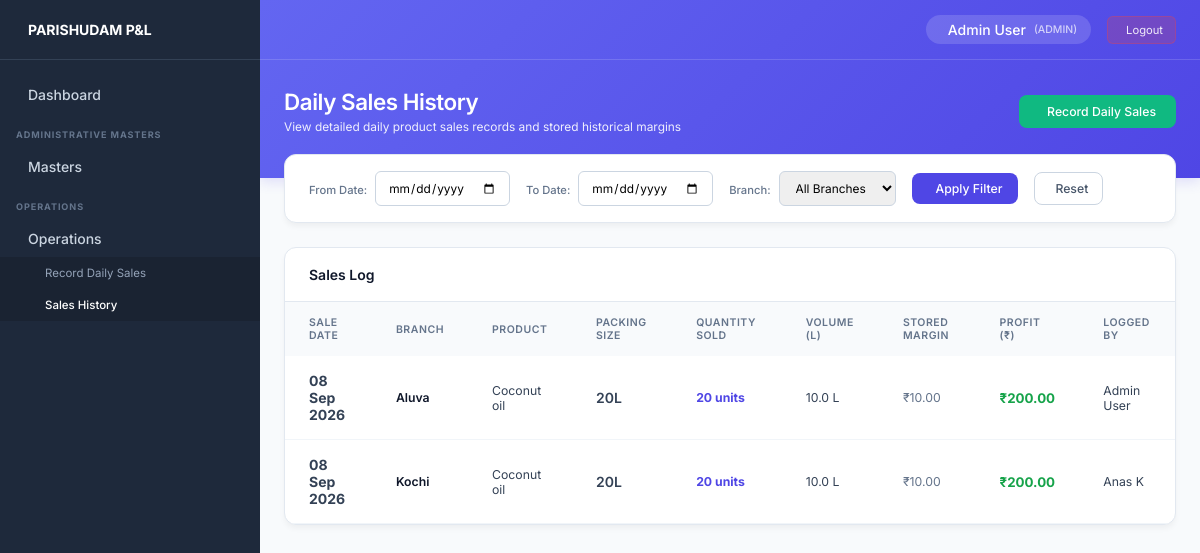
The app's page /sales/ (signed in) with its own data.
### core/models.py (models this page shows, shortened)
class StaffProfile(models.Model):
    ROLE_CHOICES = (
        ('ADMIN', 'Admin'),
        ('STAFF', 'Staff'),
    )
    STATUS_CHOICES = (
        ('active', 'Active'),
        ('inactive', 'Inactive'),
    )
    user = models.OneToOneField(User, on_delete=models.CASCADE, related_name='profile')
    role = models.CharField(max_length=20, choices=ROLE_CHOICES, default='STAFF')
    branch = models.ForeignKey(Branch, on_delete=models.SET_NULL, null=True, blank=True, related_name='staff_members')
    phone = models.CharField(max_length=20, blank=True)
    status = models.CharField(max_length=10, choices=STATUS_CHOICES, default='active')
    created_at = models.DateTimeField(auto_now_add=True)
    updated_at = models.DateTimeField(auto_now=True)
    @property
    def is_admin(self):
        return self.role == 'ADMIN' or self.user.is_superuser

class Branch(models.Model):
    STATUS_CHOICES = (
        ('active', 'Active'),
        ('inactive', 'Inactive'),
    )
    branch_code = models.CharField(max_length=20, blank=True, null=True)
    name = models.CharField(max_length=100)
    address = models.TextField(blank=True)
    phone = models.CharField(max_length=20, blank=True)
    status = models.CharField(max_length=10, choices=STATUS_CHOICES, default='active')
    created_at = models.DateTimeField(auto_now_add=True)
    updated_at = models.DateTimeField(auto_now=True)
    class Meta:
        verbose_name_plural = "Branches"
        ordering = ['name']

class Product(models.Model):
    product_name = models.CharField(max_length=150)
    unit = models.ForeignKey(Unit, on_delete=models.PROTECT, related_name='products')
    created_at = models.DateTimeField(auto_now_add=True)
    updated_at = models.DateTimeField(auto_now=True)
    class Meta:
        ordering = ['product_name']

class ProductPackingSize(models.Model):
    product = models.ForeignKey(Product, on_delete=models.CASCADE, related_name='packing_sizes')
    packing_name = models.CharField(max_length=100)
    packing_value = models.DecimalField(max_digits=10, decimal_places=2)
    packing_unit = models.ForeignKey(PackingUnit, on_delete=models.PROTECT, related_name='packing_sizes')
    base_qty_unit = models.DecimalField(max_digits=10, decimal_places=2)
    selling_price = models.DecimalField(max_digits=10, decimal_places=2, null=True, blank=True)
    created_at = models.DateTimeField(auto_now_add=True)
    updated_at = models.DateTimeField(auto_now=True)
    class Meta:
        ordering = ['product', 'packing_value']
        constraints = [
            models.UniqueConstraint(
                fields=['product', 'packing_name'],
                name='unique_product_packing_name'
            )
        ]

### operations/models.py (models this page shows, shortened)
class DailySale(models.Model):
    branch = models.ForeignKey(Branch, on_delete=models.CASCADE, related_name='daily_sales')
    staff = models.ForeignKey(User, on_delete=models.SET_NULL, null=True, blank=True, related_name='sales_entered')
    sale_date = models.DateField()
    product = models.ForeignKey(Product, on_delete=models.CASCADE, related_name='sales')
    product_packing = models.ForeignKey(ProductPackingSize, on_delete=models.CASCADE, related_name='sales')
    packing_count = models.IntegerField(default=0)
    base_quantity = models.DecimalField(max_digits=12, decimal_places=4, default=0.0000)
    margin = models.DecimalField(max_digits=10, decimal_places=2, default=0.00)
    profit = models.DecimalField(max_digits=12, decimal_places=2, default=0.00)
    created_by = models.ForeignKey(User, on_delete=models.SET_NULL, null=True, blank=True, related_name='created_sales')
    updated_by = models.ForeignKey(User, on_delete=models.SET_NULL, null=True, blank=True, related_name='updated_sales')
    created_at = models.DateTimeField(auto_now_add=True)
    updated_at = models.DateTimeField(auto_now=True)
    class Meta:
        unique_together = ('branch', 'sale_date', 'product_packing')
        ordering = ['-sale_date', 'branch', 'product_packing']

### operations/views.py (the view)
# urls.py: path('sales/', sales_list_view, name='sales_list'),
@login_required
def sales_list_view(request):
    user_profile = getattr(request.user, 'profile', None)
    is_admin = user_profile.is_admin if user_profile else request.user.is_superuser
    sales_qs = DailySale.objects.select_related('branch', 'staff', 'product', 'product_packing').all()
    if not is_admin and user_profile and user_profile.branch:
        sales_qs = sales_qs.filter(branch=user_profile.branch)
    else:
        branch_id = request.GET.get('branch_id')
        if branch_id:
            sales_qs = sales_qs.filter(branch_id=branch_id)
    date_from = request.GET.get('date_from')
    date_to = request.GET.get('date_to')
    if date_from:
        sales_qs = sales_qs.filter(sale_date__gte=date_from)
    if date_to:
        sales_qs = sales_qs.filter(sale_date__lte=date_to)
    branches = Branch.objects.filter(status='active')
    return render(request, 'operations/sales_list.html', {
        'sales': sales_qs,
        'branches': branches,
        'is_admin': is_admin
    })

### templates/operations/sales_list.html (shortened to what this page needs)
{% extends 'base.html' %}
{% block page_title %}Daily Sales History{% endblock %}
{% block page_subtitle %}View detailed daily product sales records and stored historical margins{% endblock %}
{% block header_actions %}
<a href="{% url 'sales_entry' %}" class="btn-success">
     Record Daily Sales
</a>
{% endblock %}
{% block content %}
<div class="filter-toolbar">
    <form method="GET" style="display: flex; align-items: center; gap: 16px; flex-wrap: wrap; width: 100%;">
        <div class="filter-item">
            <label> From Date:</label>
            <input type="date" name="date_from" value="{{ request.GET.date_from|default:'' }}">
        </div>
        <div class="filter-item">
            <label> To Date:</label>
            <input type="date" name="date_to" value="{{ request.GET.date_to|default:'' }}">
        </div>
        {% if is_admin %}
        <div class="filter-item">
            <label> Branch:</label>
            <select name="branch_id">
                <option value="">All Branches</option>
            </select>
        </div>
        {% endif %}
        <button type="submit" class="btn-primary" style="padding: 8px 16px;">
             Apply Filter
        </button>
        <a href="{% url 'sales_list' %}" class="btn-secondary" style="padding: 8px 14px;">
             Reset
        </a>
    </form>
</div>
<div class="list-container">
    <div class="list-header">
        <h3 style="font-size: 1rem; font-weight: 600; color: #0f172a;">Sales Log</h3>
    </div>
    <table class="premium-table">
        <thead>
            <tr>
                <th>Sale Date</th>
                <th>Branch</th>
                <th>Product</th>
                <th>Packing Size</th>
                <th>Quantity Sold</th>
                <th>Volume (L)</th>
                <th>Stored Margin</th>
                <th>Profit (₹)</th>
                <th>Logged By</th>
            </tr>
        </thead>
        <tbody>
            {% for s in sales %}
            <tr>
                <td><strong>{{ s.sale_date|date:"d M Y" }}</strong></td>
                <td style="font-weight: 600; color: #0f172a;">{{ s.branch.name }}</td>
                <td>{{ s.product.product_name }}</td>
                <td><span style="font-weight: 600;">{{ s.product_packing.packing_name }}</span></td>
                <td style="font-weight: 700; color: #4f46e5;">{{ s.packing_count }} units</td>
                <td>{{ s.base_quantity|floatformat:1 }} L</td>
                <td style="color: #64748b;">₹{{ s.margin }}</td>
                <td style="color: #16a34a; font-weight: 700; font-size: 0.95rem;">₹{{ s.profit|floatformat:2 }}</td>
                <td>{{ s.staff.get_full_name|default:s.staff.username|default:"System" }}</td>
            </tr>
            {% empty %}
            <tr>
                <td colspan="9" style="text-align: center; color: #64748b; padding: 24px;">No sales history found for selected criteria.</td>
            </tr>
            {% endfor %}
        </tbody>
    </table>
</div>
{% endblock %}

### templates/base.html (shortened to what this page needs)
<!DOCTYPE html>
<html lang="en">
<head>
</head>
<body>
    <aside class="sidebar">
        <div class="sidebar-header">
            <span>PARISHUDAM P&L</span>
        </div>
        <div class="sidebar-content">
            <a href="{% url 'dashboard' %}"
                class="nav-item {% if request.resolver_match.url_name == 'dashboard' %}active{% endif %}">
                <div class="nav-item-left">
                    Dashboard
                </div>
            </a>
            {% if request.user.profile.is_admin %}
            <div class="nav-section-title">ADMINISTRATIVE MASTERS</div>
            <div class="nav-item dropdown-toggle">
                <div class="nav-item-left">
                    Masters
                </div>
            </div>
            <div class="nav-section-title">OPERATIONS</div>
            <div class="nav-item dropdown-toggle">
                <div class="nav-item-left">
                    Operations
                </div>
            </div>
            <div class="nav-submenu">
                <a href="{% url 'sales_entry' %}">Record Daily Sales</a>
                <a href="{% url 'sales_list' %}">Sales History</a>
            </div>
            {% endif %}
        </div>
    </aside>
    <div class="main-wrapper">
        <div class="top-banner">
            <div class="top-navbar">
                <div class="navbar-right">
                    <div class="user-chip">
                        <span>{{ request.user.get_full_name|default:request.user.username }}</span>
                        <span style="opacity: 0.7; font-size: 0.75rem;">({{ request.user.profile.role }})</span>
                    </div>
                    <a href="{% url 'logout' %}" class="logout-btn">
                         Logout
                    </a>
                </div>
            </div>
            <div class="banner-header">
                <div>
                    <h1 class="banner-title">{% block page_title %}Dashboard{% endblock %}</h1>
                    <p class="banner-subtitle">{% block page_subtitle %}{% endblock %}</p>
                </div>
                <div>
                    {% block header_actions %}{% endblock %}
                </div>
            </div>
        </div>
        <main class="content-area">
            {% block content %}{% endblock %}
        </main>
    </div>
</body>
</html>

### records on screen
DailySale: sale_date "08 Sep 2026", branch.name "Aluva", product.product_name "Coconut oil", product_packing.packing_name "20L", packing_count "20", base_quantity "10.0", margin "10.00", profit "200.00", staff.get_full_name "Admin User"
DailySale: sale_date "08 Sep 2026", branch.name "Kochi", product.product_name "Coconut oil", product_packing.packing_name "20L", packing_count "20", base_quantity "10.0", margin "10.00", profit "200.00", staff.get_full_name "Anas K"

### other values on screen
{{ request.user.get_full_name|default:request.user.username }} "Admin User"
{{ request.user.profile.role }} "ADMIN"
